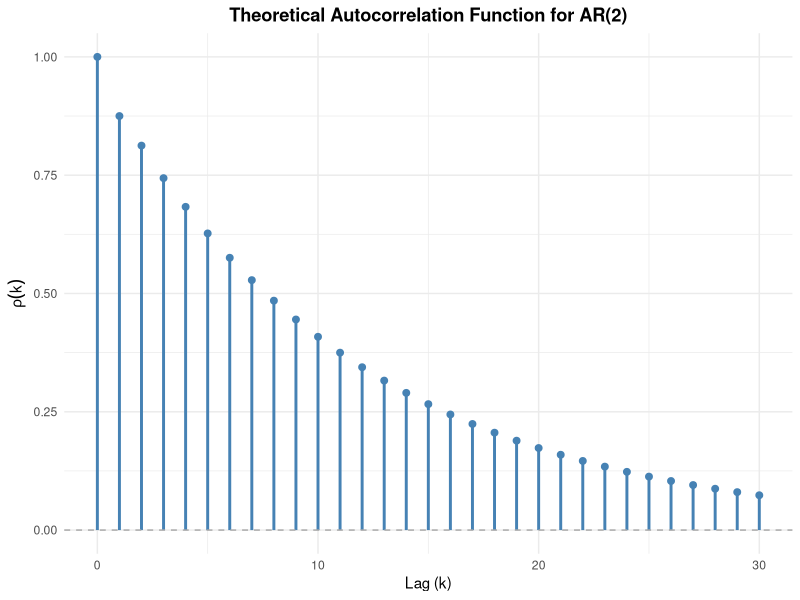
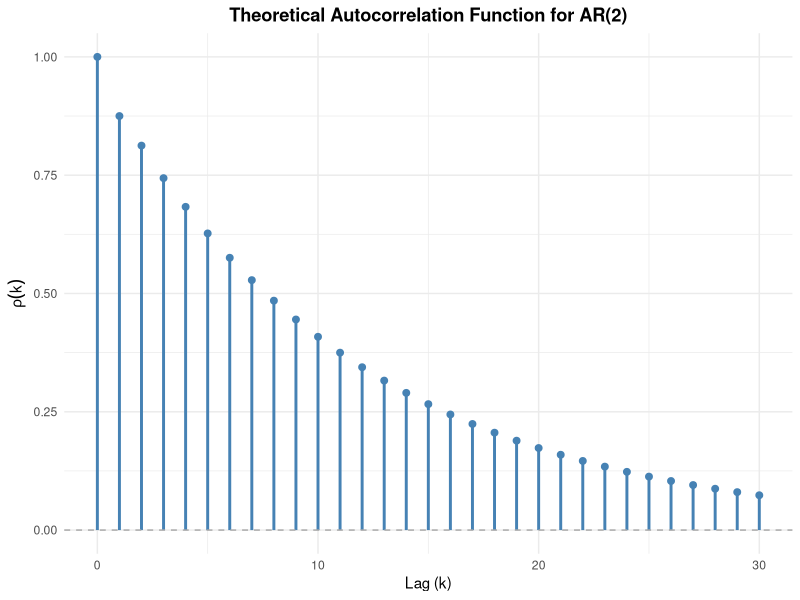

These figures' R source, in order:
## ---- chunk 1
knitr::opts_chunk$set(echo = TRUE)
library(ggplot2)
## ---- chunk 2
# Input
phi_1 <- -0.7
phi_2 <- -0.2
n_lag = 30


rho <- numeric(n_lag +1)

# Calculate autocorrelation (1-indexed)
rho[1] = 1                            #k=0
rho[2] = -phi_1 / ( 1 + phi_2)        #k=1

#Calculate for k=2,...,30
for (k in 3:(n_lag + 1)) {
  rho[k] = -phi_1 * rho[k-1] - phi_2 * rho[k-2]
}

#df for ggplot
acf_df <- data.frame(
  lag = 0:n_lag,
  autocorrelation = rho
)


# plot - hjálp frá ai
acf_plot <- 
  ggplot(acf_df, aes(x = lag, y = autocorrelation)) +
  # vertical lines from y=0 to the rho value
  geom_segment(aes(xend = lag, yend = 0), color = "steelblue", linewidth = 1) + 
  # Add dots at the tips for a polished look
  geom_point(color = "steelblue", size = 2) + 
  # Add the dashed zero line
  geom_hline(yintercept = 0, linetype = "dashed", color = "darkgray") + 
  # Add labels and formatting
  labs(
    title = "Theoretical Autocorrelation Function for AR(2)",
    x = "Lag (k)",
    y = expression(rho(k))
  ) +
  theme_minimal() + # A clean, modern theme
  theme(plot.title = element_text(hjust = 0.5, face = "bold")) # Center the title

print(acf_plot)
ggsave("myndir/acf_plot.png", plot = acf_plot, width = 8, height = 5, dpi = 300)
